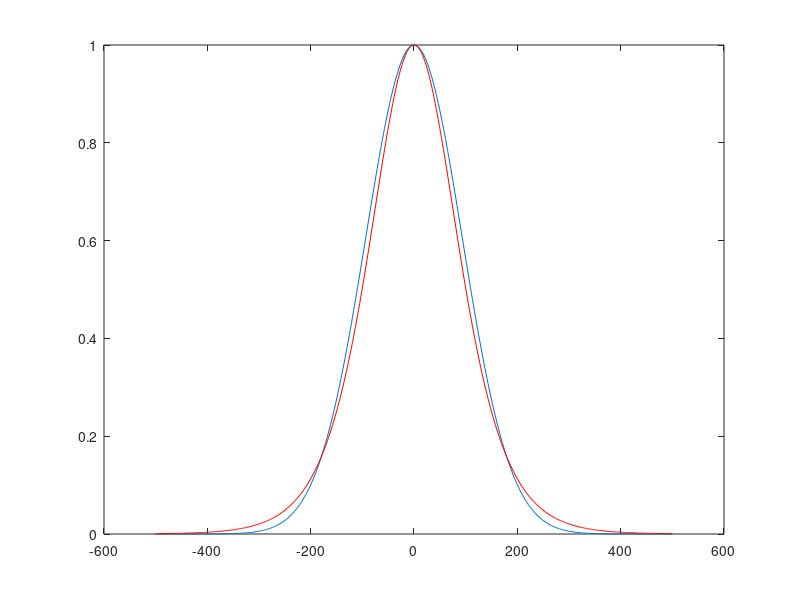

Write the MATLAB code that produced this figure.
delay = linspace(-500,500, 500);

gauss_tau = 132;
sech2_tau = 114;

gauss_pulse = exp(-delay.^2/gauss_tau^2);
sech2_pulse = sech(delay/sech2_tau).^2;

plot(delay, gauss_pulse)
hold on
plot(delay, sech2_pulse ,'r')
hold off
